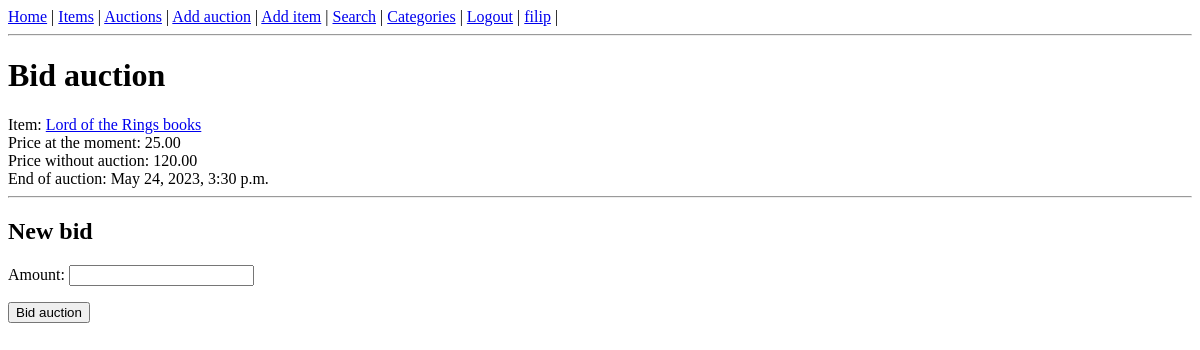
Before: /bid-auction/15 (signed in) with the older database file.
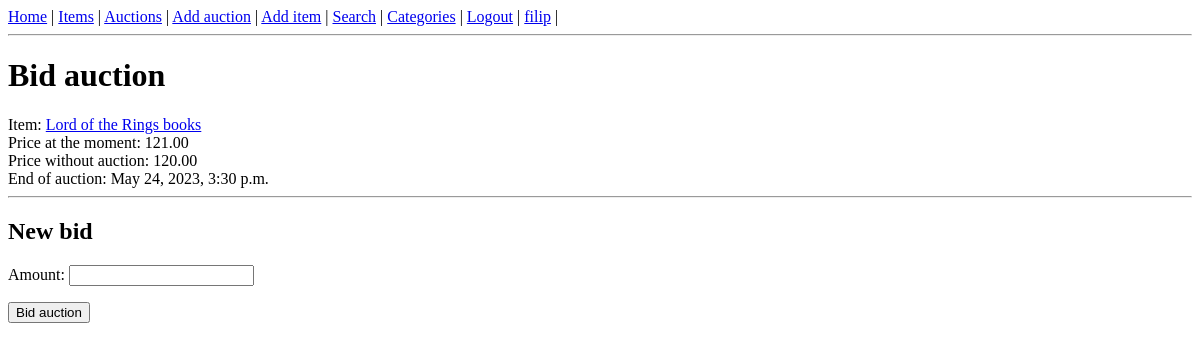
After: the same page with the newer database file.
### auctions/models.py (models this page shows, shortened)
class Auction(models.Model):
    CHOICES = (
        ('available', 'available'),
        ('expired', 'expired'),
        ('sold', 'sold'),
    )
    name = models.CharField(max_length=255)
    item = models.ForeignKey(Item, on_delete=models.CASCADE)
    min_price = models.DecimalField(max_digits=10, decimal_places=2)
    buy_now_price = models.DecimalField(max_digits=10, decimal_places=2, null=True, blank=True)
    end_date = models.DateTimeField()
    seller = models.ForeignKey(User, on_delete=models.CASCADE, related_name='seller')
    buyer = models.ForeignKey(User, on_delete=models.CASCADE, blank=True, related_name='buyer', null=True)
    status = models.CharField(choices=CHOICES, default='available', max_length=64)

class Item(models.Model):
    name = models.CharField(max_length=64)
    description = models.TextField()
    image = models.ImageField(null=True,
                            blank=True,
                            upload_to='images/')
    category = models.ForeignKey(Category, on_delete=models.CASCADE)
    creator = models.ForeignKey(User, on_delete=models.CASCADE, null=True, blank=True)

### auctions/views.py (the view, shortened to what this page needs)
# urls.py: path('bid-auction/<int:pk>', auctions.BidAuction.as_view()),
class BidAuction(LoginRequiredMixin, View):
    form = BidForm()
    context = {}
    template_name = 'auctions/bid_form.html'
    def get(self, request, *args, **kwargs):
        pk = kwargs['pk']
        auction = Auction.objects.get(id=pk)
        self.context['auction'] = auction
        self.context['form'] = self.form
        return render(request, self.template_name, self.context)

### auctions/forms.py
class BidForm(forms.ModelForm):
    class Meta:
        model = Bid
        fields = ['amount']

### auctions/templates/auctions/bid_form.html (shortened to what this page needs)
{% extends 'auctions/base_template.html' %}
{% block content %}
<h1>Bid auction</h1>
Item: <a href="/items/{{ auction.item.id }}">{{ auction.item.name }}</a> <br>
Price at the moment: {{ auction.min_price }} <br>
{% if auction.buy_now_price %}
Price without auction: {{ auction.buy_now_price }} <br>
{% endif %}
End of auction: {{ auction.end_date }}<br>
<hr>
<h2>New bid</h2>
<form action="" method="POST">
  {{ form.as_p }}
  <input type="submit" value="Bid auction">
</form>
{% endblock %}

Changed rows visible on the page:
changed Auction "Lord of the Rings books": min_price "25.00" → "121.00"
